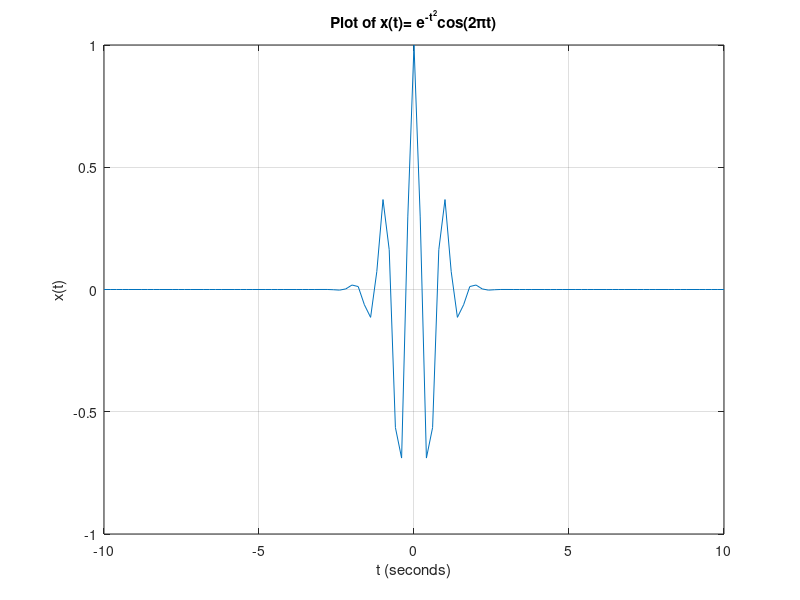

Reproduce this figure in MATLAB.
t = -10:0.2:10;
x = exp(-t.^2).*cos(2*pi*t);

plot(t,x);
grid on;
title('Plot of x(t)= e^{-t^2}cos(2\pit)');
xlabel('t (seconds)');
ylabel('x(t)');